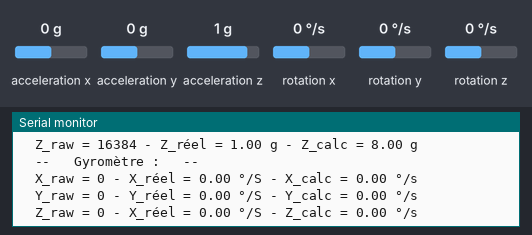
A sketch run on a simulated Arduino Uno, built with avr-gcc and run on an emulated ATmega328P. Parts: the last lines printed to the serial monitor. The inputs (shaded band) are chosen by the test bench; at power-on: acceleration x 0 g, acceleration y 0 g, acceleration z 1 g, rotation x 0 °/s, rotation y 0 °/s, rotation z 0 °/s.

Above: at 1.2 s.
1.3 s: acceleration x set to -1.4 g
2.8 s: acceleration y set to -1.4 g
4.3 s: acceleration z set to -1.4 g
5.8 s: rotation x set to -192 °/s
At 6.3 s:
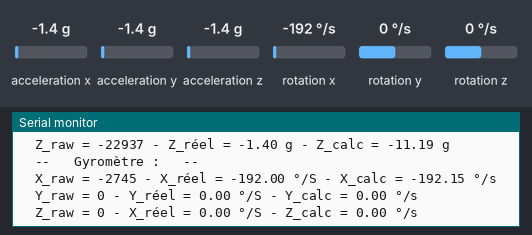
7.3 s: rotation y set to -192 °/s
At 7.8 s:
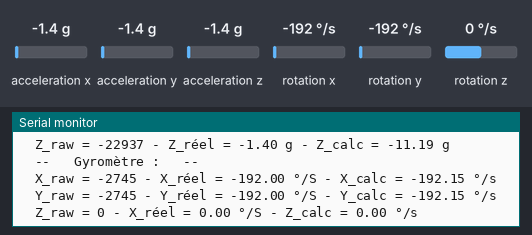

Measured:
- after the input at 5.8 s, the serial monitor: prints a new line after 0.05 s (image 1)
- after the input at 7.3 s, the serial monitor: prints a new line after 0.15 s (image 2)

The sketch:

INO_2_Verification-calcul_LSM6DS3.ino
```cpp
// (licence header left out)
  #define sensi_acc     488                   //Sensibilité de l'accéléromètre en milli g/LSB   (réglé par défault pour 16 g     calculé en fonction de la pleine échelle)
  #define sensi_gyr   70000                   //Sensibilité du gyromètre       en milli dps/LSB (réglé par défault pour 2000 °/s calculé en fonction de la pleine échelle)

  #include "LSM6DS3.h"                        //Appel de la bibliothèque de la centrale
  #include "Wire.h"                           //Appel de la bibliothèque de gestion de la communication I2C

  LSM6DS3 myIMU(I2C_MODE, 0x6A);              //Déclaration de la méthode "MyIMU" pour l'utilisation de la centrale

  int16_t  ax_brut, ay_brut, az_brut;         //Variables pour la lecture des valeurs brutes d'accélérations (accéléromètre)
  int16_t  gx_brut, gy_brut, gz_brut;         //Variables pour la lecture des valeurs brutes des vitesses angulaires (gyromètre)
  float    Ax,Ay,Az,Gx,Gy,Gz;                 //Variables pour le calcul des valeurs réelles

/* #### ROUTINE D'INITIALISATION  (exécutée une seule fois) #### */
void setup()
{
  Serial.begin(115200);                       //démarrage de la fonction de communication série pour affichage sur le moniteur série
  /* -- Démarrage de la centrale et test de bon fonctionnement -- */
  if (myIMU.begin() != 0) {
      Serial.println("Problème de connexion avec la centrale");
  } else {
      Serial.println("Centrale prête à fonctionner ! ");
  }
}

/* #### BOUCLE PRINCIPALE (exécutée en permanence) #### */
void loop()
{
  /* -- Lecture des valeurs brutes -- */
  ax_brut = myIMU.readRawAccelX();
  ay_brut = myIMU.readRawAccelY();
  az_brut = myIMU.readRawAccelZ();
  gx_brut = myIMU.readRawGyroX();
  gy_brut = myIMU.readRawGyroY();
  gz_brut = myIMU.readRawGyroZ();

  /* -- Lecture des valeurs de la bibliothèque -- */
  float ax_biblio = myIMU.readFloatAccelX();
  float ay_biblio = myIMU.readFloatAccelY();
  float az_biblio = myIMU.readFloatAccelZ();
  float gx_biblio = myIMU.readFloatGyroX();
  float gy_biblio = myIMU.readFloatGyroY();
  float gz_biblio = myIMU.readFloatGyroZ();

  /* -- Calculs des valeurs -- */
  Ax = float(ax_brut ) * sensi_acc / 1000000;    //Calcul des valeurs d'accélérations en g en fonction de la sensibilité du capteur
  Ay = float(ay_brut ) * sensi_acc / 1000000;    //Les valeurs brutes sont codées sur 16 bits (0 et 65535)
  Az = float(az_brut ) * sensi_acc / 1000000;    //La sensibilité du capteur dépend de la valeur pleine échelle choisie en haut et définie dans les réglages du capteur
  Gx = float(gx_brut ) * sensi_gyr / 1000000;    //Calcul des valeurs de vitesses angulaires en °/s
  Gy = float(gy_brut ) * sensi_gyr / 1000000;
  Gz = float(gz_brut ) * sensi_gyr / 1000000;


  /* -- Affichage des valeurs lues par la centrale -- */
  Serial.println("  -- Accéléromètre : --");
  Serial.print("  X_raw = "); Serial.print(ax_brut);  Serial.print(" - X_réel = "); Serial.print(ax_biblio,2); Serial.print(" g"); Serial.print(" - X_calc = "); Serial.print(Ax,2); Serial.println(" g");
  Serial.print("  Y_raw = "); Serial.print(ay_brut);  Serial.print(" - Y_réel = "); Serial.print(ay_biblio,2); Serial.print(" g"); Serial.print(" - Y_calc = "); Serial.print(Ay,2); Serial.println(" g");
  Serial.print("  Z_raw = "); Serial.print(az_brut);  Serial.print(" - Z_réel = "); Serial.print(az_biblio,2); Serial.print(" g"); Serial.print(" - Z_calc = "); Serial.print(Az,2); Serial.println(" g");
  Serial.println("  --   Gyromètre :   --");
  Serial.print("  X_raw = "); Serial.print(gx_brut);  Serial.print(" - X_réel = "); Serial.print(gx_biblio,2); Serial.print(" °/S"); Serial.print(" - X_calc = "); Serial.print(Gx,2); Serial.println(" °/s");
  Serial.print("  Y_raw = "); Serial.print(gy_brut);  Serial.print(" - Y_réel = "); Serial.print(gy_biblio,2); Serial.print(" °/S"); Serial.print(" - Y_calc = "); Serial.print(Gy,2); Serial.println(" °/s");
  Serial.print("  Z_raw = "); Serial.print(gz_brut);  Serial.print(" - X_réel = "); Serial.print(gz_biblio,2); Serial.print(" °/S"); Serial.print(" - Z_calc = "); Serial.print(Gz,2); Serial.println(" °/s");
  Serial.println();
  Serial.println();
  delay(500);
}
```
